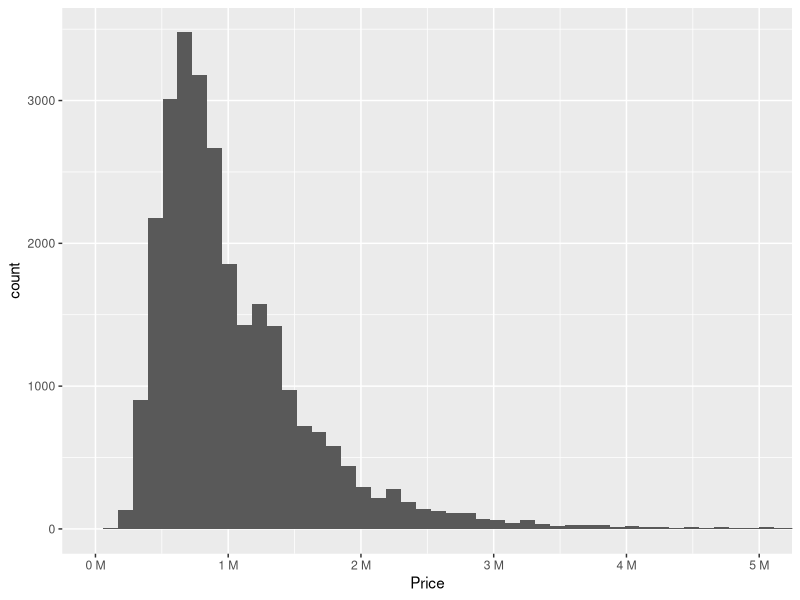
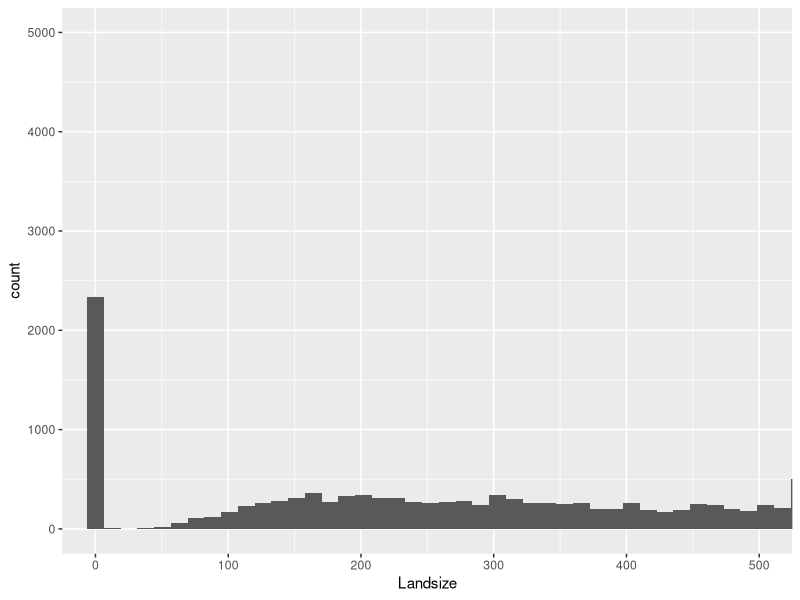
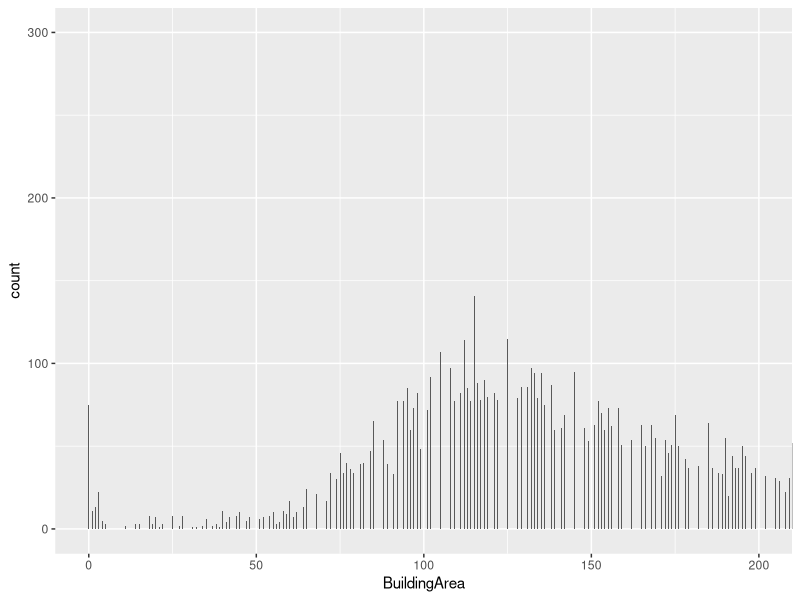
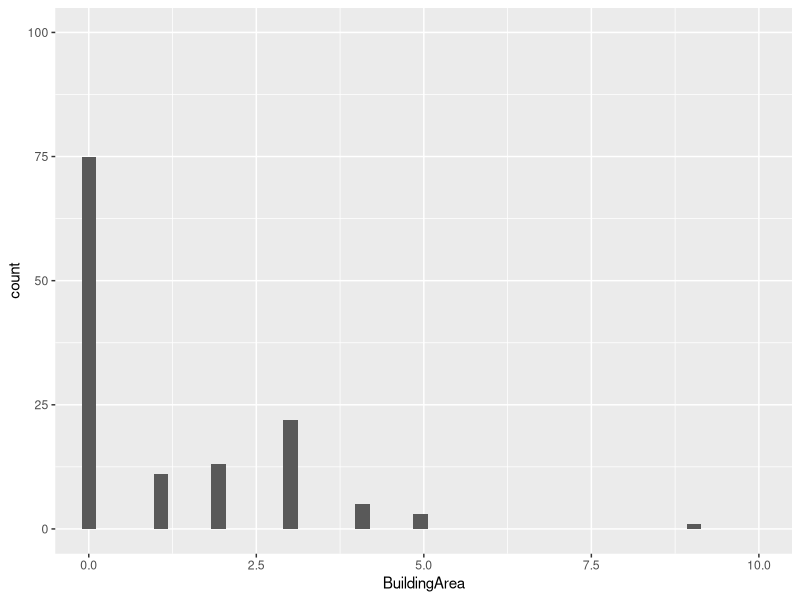
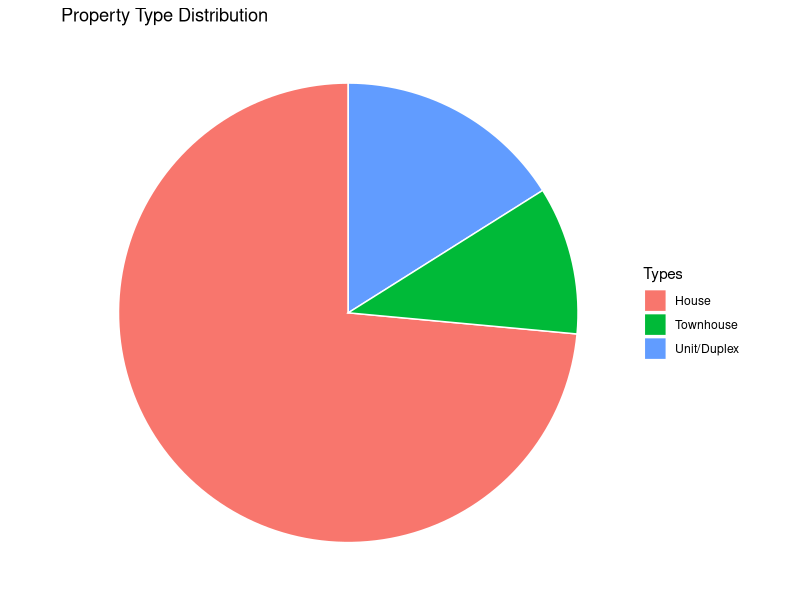
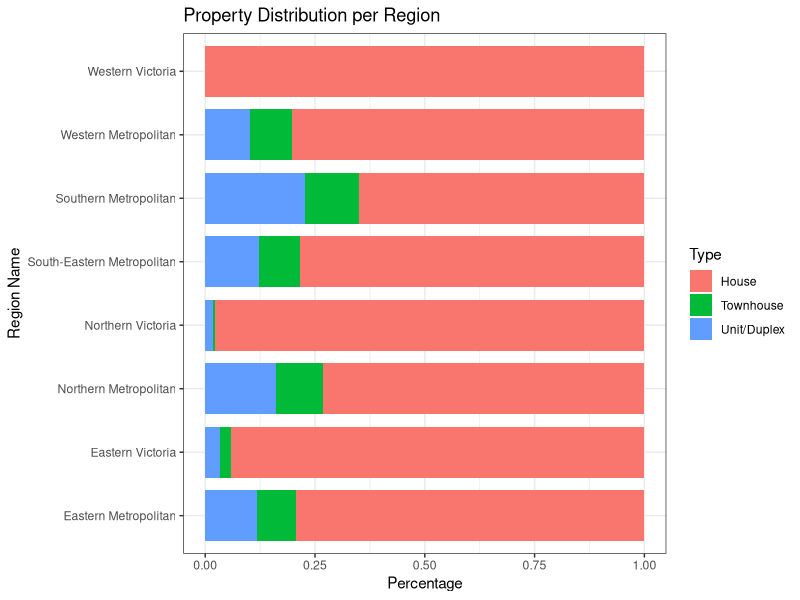
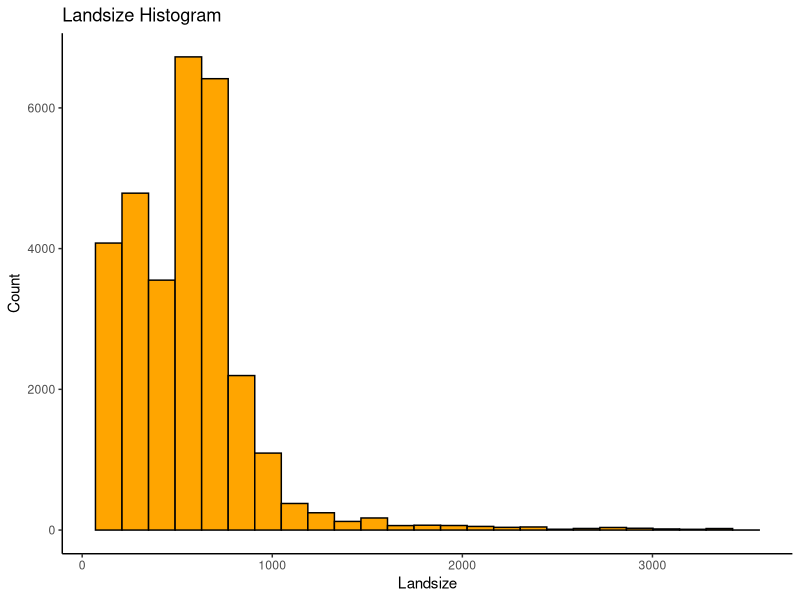
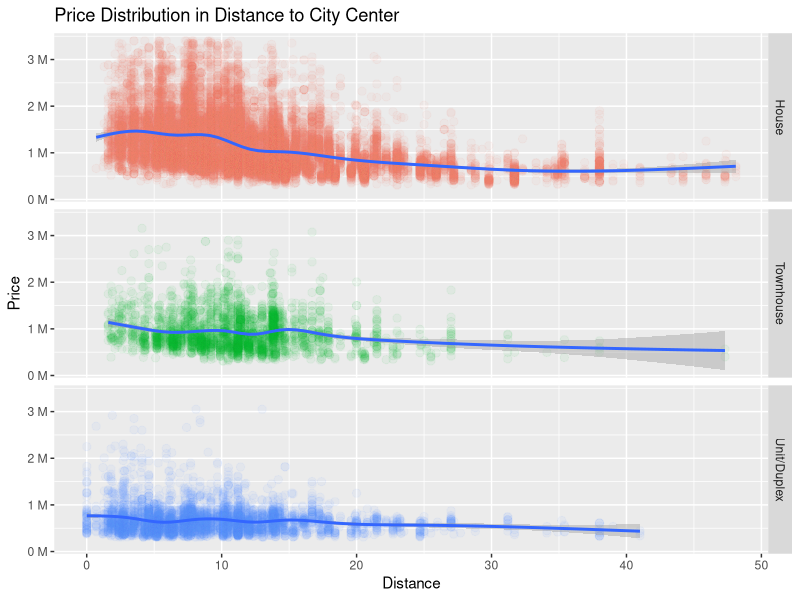

R code for these plots, in order: (Note: this script raises an error after producing the figures.)
housing_dataset <- read.csv("melbourne_data.csv",
                            stringsAsFactors = FALSE, na.strings = "#N/A")

str(housing_dataset)

housing_dataset$X <- NULL

housing_dataset$Date <- as.Date(housing_dataset$Date, format = "%d/%m/%Y")

str(housing_dataset$Date)
summary(housing_dataset$Date)

housing_dataset$Type[housing_dataset$Type == "h"] <- "House"
housing_dataset$Type[housing_dataset$Type == "u"] <- "Unit/Duplex"
housing_dataset$Type[housing_dataset$Type == "t"] <- "Townhouse"
housing_dataset$Type <- factor(housing_dataset$Type)

levels(factor(housing_dataset$Type))
str(housing_dataset$Type)
summary(housing_dataset$Type)

housing_dataset$Price <- as.integer(housing_dataset$Price)

str(housing_dataset$Price)
summary(housing_dataset$Price)

housing_dataset$Landsize <- as.integer(housing_dataset$Landsize)
housing_dataset$BuildingArea <- as.integer(housing_dataset$BuildingArea)

str(housing_dataset$Landsize)
summary(housing_dataset$Landsize)

str(housing_dataset$BuildingArea)
summary(housing_dataset$BuildingArea)

housing_dataset$Rooms <- as.integer(housing_dataset$Rooms)
housing_dataset$Bathroom <- as.integer(housing_dataset$Bathroom)
housing_dataset$Car <- as.integer(housing_dataset$Car)

str(housing_dataset$Rooms)
summary(housing_dataset$Rooms)

str(housing_dataset$Bathroom)
summary(housing_dataset$Bathroom)

str(housing_dataset$Car)
summary(housing_dataset$Car)

housing_dataset$YearBuilt <- as.integer(housing_dataset$YearBuilt)
str(housing_dataset$YearBuilt)
summary(housing_dataset$YearBuilt)

housing_dataset$Distance <- as.numeric(housing_dataset$Distance)

str(housing_dataset$Distance)
summary(housing_dataset$Distance)

housing_dataset$Regionname <- factor(housing_dataset$Regionname)

levels(factor(housing_dataset$Regionname))
str(housing_dataset$Regionname)
summary(housing_dataset$Regionname)

housing_dataset$Propertycount <- factor(housing_dataset$Propertycount)

levels(factor(housing_dataset$Propertycount))

str(housing_dataset$Propertycount)
summary(housing_dataset$Propertycount)

housing_dataset[is.na(housing_dataset$Distance), ]
housing_dataset[is.na(housing_dataset$Regionname), ]
housing_dataset[is.na(housing_dataset$Propertycount), ]

summary(housing_dataset$Regionname[housing_dataset$Distance == 5.1])

housing_dataset[18524, "Regionname"] <- "Western Metropolitan"

summary(housing_dataset$Regionname[housing_dataset$Distance == 7.7])

housing_dataset[26889, "Regionname"] <- "Southern Metropolitan"

summary(housing_dataset$Propertycount[housing_dataset$Distance == 5.1 &
                                      housing_dataset$Regionname == "Western Metropolitan"])

housing_dataset[18524, "Price"]

summary(housing_dataset$Price[housing_dataset$Distance == 5.1 &
                              housing_dataset$Regionname == "Western Metropolitan" &
                              housing_dataset$Propertycount == 7570])

summary(housing_dataset$Price[housing_dataset$Distance == 5.1 &
                              housing_dataset$Regionname == "Western Metropolitan" &
                              housing_dataset$Propertycount == 2417])

housing_dataset[18524, "Propertycount"] <- 7570

summary(housing_dataset$Propertycount[housing_dataset$Distance == 7.7 &
                                      housing_dataset$Regionname == "Southern Metropolitan"])

housing_dataset[26889, "Price"]

summary(housing_dataset$Price[housing_dataset$Distance == 7.7 &
                              housing_dataset$Regionname == "Southern Metropolitan" &
                              housing_dataset$Propertycount == 8920])

summary(housing_dataset$Price[housing_dataset$Distance == 7.7 &
                              housing_dataset$Regionname == "Southern Metropolitan" &
                              housing_dataset$Propertycount == 8989])

housing_dataset[26889, "Propertycount"] <- 8989

housing_dataset[29484, ]

housing_dataset <- housing_dataset[-c(29484), ]

summary(housing_dataset)

quantile(housing_dataset$Price, 0.99, na.rm = TRUE)
quantile(housing_dataset$Price, 0.01, na.rm = TRUE)

library(ggplot2)
library(scales)

ggplot(data = housing_dataset, aes(x = Price)) +
  geom_histogram(bins = 100) +
  coord_cartesian(xlim = c(0, 5000000)) +
  scale_x_continuous(labels = unit_format(unit = "M", scale = 1e-6))

housing_dataset <- housing_dataset[(housing_dataset$Price <= quantile(housing_dataset$Price, 0.99, na.rm = TRUE) |
                                    is.na(housing_dataset$Price)), ]
housing_dataset <- housing_dataset[(housing_dataset$Price >= quantile(housing_dataset$Price, 0.01, na.rm = TRUE) |
                                    is.na(housing_dataset$Price)), ]

quantile(housing_dataset$Landsize, 0.99, na.rm = TRUE)
quantile(housing_dataset$Landsize, 0.01, na.rm = TRUE)

ggplot(data = housing_dataset, aes(x = Landsize)) +
  geom_histogram(bins = nrow(housing_dataset)) +
  coord_cartesian(xlim = c(0, 500), ylim = c(0, 5000))

housing_dataset <- housing_dataset[housing_dataset$Landsize > 0 | is.na(housing_dataset$Landsize), ]

quantile(housing_dataset$Landsize, 0.99, na.rm = TRUE)
quantile(housing_dataset$Landsize, 0.01, na.rm = TRUE)

housing_dataset <- housing_dataset[(housing_dataset$Landsize < quantile(housing_dataset$Landsize, 0.99, na.rm = TRUE) |
                                    is.na(housing_dataset$Landsize)), ]
housing_dataset <- housing_dataset[(housing_dataset$Landsize > quantile(housing_dataset$Landsize, 0.01, na.rm = TRUE) |
                                    is.na(housing_dataset$Landsize)), ]

quantile(housing_dataset$BuildingArea, 0.99, na.rm = TRUE)
quantile(housing_dataset$BuildingArea, 0.01, na.rm = TRUE)

ggplot(data = housing_dataset, aes(x = BuildingArea)) +
  geom_histogram(bins = nrow(housing_dataset)) +
  coord_cartesian(xlim = c(0, 200), ylim = c(0, 300))

ggplot(data = housing_dataset, aes(x = BuildingArea)) +
  geom_histogram(bins = nrow(housing_dataset)) +
  coord_cartesian(xlim = c(0, 10), ylim = c(0, 100))

housing_dataset <- housing_dataset[housing_dataset$BuildingArea > 5 | is.na(housing_dataset$BuildingArea), ]

quantile(housing_dataset$BuildingArea, 0.99, na.rm = TRUE)
quantile(housing_dataset$BuildingArea, 0.01, na.rm = TRUE)

housing_dataset <- housing_dataset[(housing_dataset$BuildingArea < quantile(housing_dataset$BuildingArea, 0.99, na.rm = TRUE) |
                                    is.na(housing_dataset$BuildingArea)), ]
housing_dataset <- housing_dataset[(housing_dataset$BuildingArea > quantile(housing_dataset$BuildingArea, 0.01, na.rm = TRUE) |
                                    is.na(housing_dataset$BuildingArea)), ]

housing_dataset <- housing_dataset[housing_dataset$BuildingArea < housing_dataset$Landsize |
                                  is.na(housing_dataset$BuildingArea) |
                                  is.na(housing_dataset$Landsize), ]

quantile(housing_dataset$Rooms, 0.99, na.rm = TRUE)
quantile(housing_dataset$Rooms, 0.01, na.rm = TRUE)

housing_dataset <- housing_dataset[housing_dataset$Rooms <= quantile(housing_dataset$Rooms, 0.99, na.rm = TRUE), ]
housing_dataset <- housing_dataset[housing_dataset$Rooms >= quantile(housing_dataset$Rooms, 0.01, na.rm = TRUE), ]

quantile(housing_dataset$Bathroom, 0.99, na.rm = TRUE)
quantile(housing_dataset$Bathroom, 0.01, na.rm = TRUE)

housing_dataset <- housing_dataset[(housing_dataset$Bathroom <= quantile(housing_dataset$Bathroom, 0.99, na.rm = TRUE) | is.na(housing_dataset$Bathroom)), ]
housing_dataset <- housing_dataset[(housing_dataset$Bathroom >= quantile(housing_dataset$Bathroom, 0.01, na.rm = TRUE) | is.na(housing_dataset$Bathroom)), ]

quantile(housing_dataset$Car, 0.99, na.rm = TRUE)
quantile(housing_dataset$Car, 0.01, na.rm = TRUE)

housing_dataset <- housing_dataset[(housing_dataset$Car <= quantile(housing_dataset$Car, 0.99, na.rm = TRUE) |
                                  is.na(housing_dataset$Car)), ]
housing_dataset <- housing_dataset[(housing_dataset$Car >= quantile(housing_dataset$Car, 0.01, na.rm = TRUE) |
                                  is.na(housing_dataset$Car)), ]

quantile(housing_dataset$YearBuilt, 0.99, na.rm = TRUE)
quantile(housing_dataset$YearBuilt, 0.01, na.rm = TRUE)

housing_dataset <- housing_dataset[(housing_dataset$YearBuilt <= quantile(housing_dataset$YearBuilt, 0.99, na.rm = TRUE) |
                                  is.na(housing_dataset$YearBuilt)), ]
housing_dataset <- housing_dataset[(housing_dataset$YearBuilt >= quantile(housing_dataset$YearBuilt, 0.01, na.rm = TRUE) |
                                  is.na(housing_dataset$YearBuilt)), ]

summary(housing_dataset)

library(mice)
init <- mice(housing_dataset, maxit = 0)

meth <- init$method
meth

meth[c("YearBuilt", "BuildingArea")] <- ""

pred_m <- quickpred(housing_dataset, mincor = 0.2)
pred_m

pred_m[, c("Date", "YearBuilt", "BuildingArea")] <- 0

imp <- mice(data = housing_dataset, method = meth, predictorMatrix = pred_m)
housing_dataset <- complete(imp)

housing_dataset$BuildingArea <- NULL
housing_dataset$YearBuilt <- NULL
summary(housing_dataset)

summary(housing_dataset)

house_percentage <- nrow(housing_dataset[housing_dataset$Type == "House", ]) / nrow(housing_dataset)
ud_percentage <- nrow(housing_dataset[housing_dataset$Type == "Unit/Duplex", ]) / nrow(housing_dataset)
townhouse_percentage <- nrow(housing_dataset[housing_dataset$Type == "Townhouse", ]) / nrow(housing_dataset)

pie_slices <- c(house_percentage, ud_percentage, townhouse_percentage)
pie_labels <- c("House", "Unit/Duplex", "Townhouse")
piechart_data <- data.frame(pie_labels, pie_slices)

ggplot(data = piechart_data, aes(x = "", y = pie_slices, fill = pie_labels)) +
  geom_bar(stat = "identity", width = 1, color = "white") +
  coord_polar("y", start = 0) +
  theme_void() +
  labs(title = "Property Type Distribution") +
  labs(fill = "Types")

ggplot(data = housing_dataset, aes(y = Regionname, fill = Type)) +
  geom_bar(position = "fill", width = 0.8) +
  theme_bw() +
  labs(title = "Property Distribution per Region") +
  labs(x = "Percentage") + labs(y = "Region Name")

ggplot(data = housing_dataset, aes(x = Landsize)) +
  geom_histogram(color = "black", bins = 25, fill = "orange") +
  theme_classic() +
  labs(title = "Landsize Histogram") + labs(y = "Count")

ggplot(data = housing_dataset, aes(x = Distance, y = Price)) + geom_point(aes(color = Type), size = 2.5, alpha = 0.05) +
  facet_grid(rows = housing_dataset$Type) +
  scale_y_continuous(labels = unit_format(unit = "M", scale = 1e-6)) +
  geom_smooth(method = "gam", formula = y ~ s(x, bs = "cs")) +
  theme(legend.position = "none") +
  labs(title = "Price Distribution in Distance to City Center")

ggplot(data = housing_dataset, aes(x = Price)) +
  geom_histogram(color = "black", bins = 25, fill = "beige") +
  geom_vline(xintercept = round(mean(housing_dataset$Price)), color = "cyan3", linewidth = 1) +
  geom_vline(xintercept = round(median(housing_dataset$Price)), color = "purple", linewidth = 1) +
  geom_vline(xintercept = round(mean(housing_dataset$Price) + sd(housing_dataset$Price)), color = "darkseagreen4", linewidth = 1) +
  geom_vline(xintercept = round(mean(housing_dataset$Price) - sd(housing_dataset$Price)), color = "darkseagreen4", linewidth = 1) +
  annotate(geom = "label", x = round(mean(housing_dataset$Price)), y = 4800, label = paste("ST-Dev: ±", round(sd(housing_dataset$Price))), fill = "darkseagreen4", size = 3.5) +
  annotate(geom = "label", x = round(mean(housing_dataset$Price)) + 360000, y = 3800, label = paste("Mean:", round(mean(housing_dataset$Price))), fill = "cyan3", size = 3.5) +
  annotate(geom = "label", x = round(median(housing_dataset$Price)) + 370000, y = 4300, label = paste("Median:", round(median(housing_dataset$Price))), fill = "purple", size = 3.5) +
  scale_x_continuous(breaks = round(seq(0, 5000000, by = 250000), 1), labels = unit_format(unit = "", scale = 1e-6)) +
  labs(title = "Price Histogram") + labs(y = "Count") + labs(x = "Price (Million)")

quantile(housing_dataset$Price, 0.25)
quantile(housing_dataset$Price, 0.75)

lowpriced_properties <- housing_dataset[housing_dataset$Price < quantile(housing_dataset$Price, 0.25), ]
midpriced_properties <- housing_dataset[housing_dataset$Price >= quantile(housing_dataset$Price, 0.25) &
                                       housing_dataset$Price <= quantile(housing_dataset$Price, 0.75), ]
highpriced_properties <- housing_dataset[housing_dataset$Price > quantile(housing_dataset$Price, 0.75), ]

summary(lowpriced_properties)

summary(midpriced_properties)

summary(highpriced_properties)

ggplot(data = housing_dataset, aes(x = Price, y = "")) + geom_boxplot() +
  facet_grid(rows = housing_dataset$Type) +
  scale_x_continuous(labels = unit_format(unit = "M", scale = 1e-6)) +
  labs(title = "Prices for Property Types") + labs(y = "")

round(cor(housing_dataset[, c("Price", "Landsize", "Rooms", "Bathroom", "Car", "Distance")]), 2)[, 1]

knitr::purl(input = "melbourne-housing.Rmd", output = "melbourne-housing-no-doc.R", documentation = 0)
file.rename(from = "melbourne-housing.md", to = "README.md")
